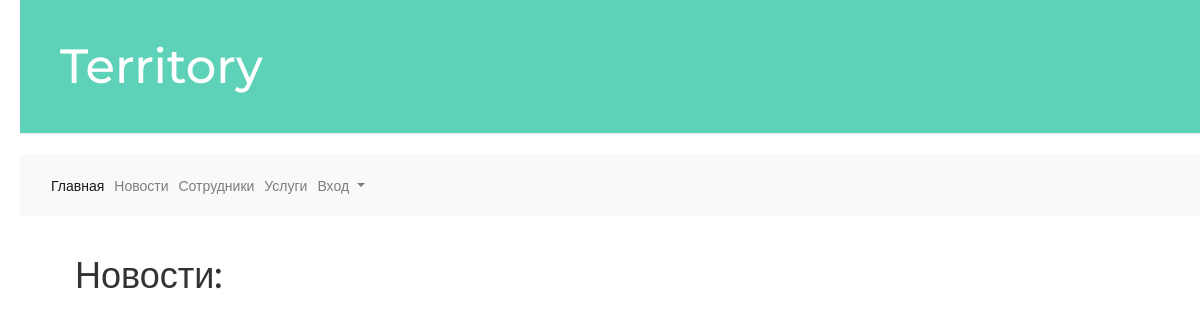
The page /blog/ on the database as committed earlier.
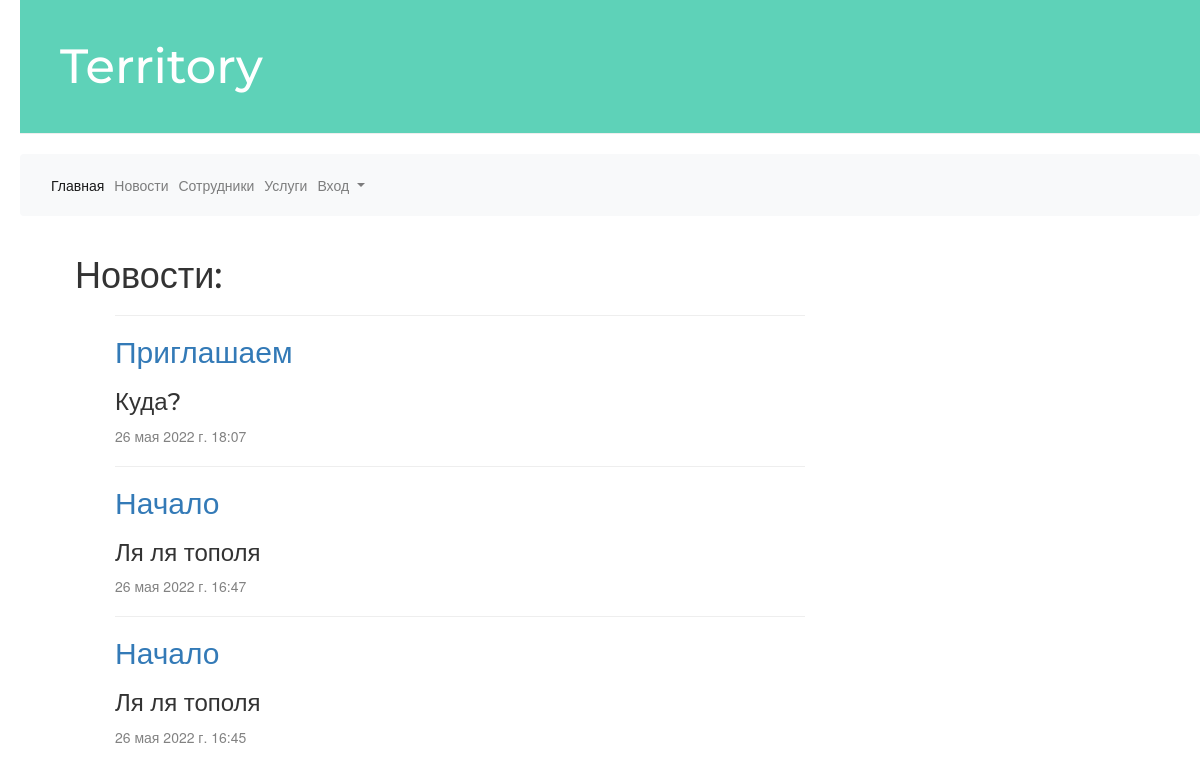
The same page on the database as committed later.
### blog/models.py (models this page shows, shortened)
class Post(models.Model):
    author = models.ForeignKey(settings.AUTH_USER_MODEL, on_delete=models.CASCADE)
    title = models.CharField(max_length=200)
    text = models.TextField()
    created_date = models.DateTimeField(default=timezone.now)
    published_date = models.DateTimeField(blank=True, null=True)

### blog/views.py (the view)
# urls.py: path('', views.post_list, name='post_list'),
def post_list(request):
    posts = Post.objects.filter(published_date__lte=timezone.now()).order_by('-published_date')
    return render(request, 'blog/post_list.html', {'posts': posts})

### territory/templates/blog/post_list.html (shortened to what this page needs)
<!DOCTYPE html>
{% extends 'base.html'%}
{% block content %}
    <h1>Новости:
    </h1>
    {% for post in posts %}
        <ul>
            <hr class="hr-line">
                <h2><a href="{% url 'post_detail' pk=post.pk %}">{{ post.title }}</a></h2>
                <h3>{{ post.text }}</h3>
                <div class="date">
                    {{ post.published_date }}
                </div>
        </ul>
    {% endfor %}
{% endblock %}

### territory/templates/base.html (shortened to what this page needs)
<!doctype html>
{% load static %}
<html lang="ru">
  <head>
    <link rel="stylesheet" href="https://cdn.jsdelivr.net/npm/bootstrap@4.3.1/dist/css/bootstrap.min.css">
        <link rel="stylesheet" href="//maxcdn.bootstrapcdn.com/bootstrap/3.2.0/css/bootstrap.min.css">
        <link rel="stylesheet" href="//maxcdn.bootstrapcdn.com/bootstrap/3.2.0/css/bootstrap-theme.min.css">
        <link rel="stylesheet" href="{% static 'css/blog.css' %}">
  </head>
  <body>
    <div class="page-header">
        <h1><a href="/">Territory</a></h1>
    </div>
    {% include 'navbar.html' %}
    <div class="content container">
        <div class="row">
            <div class="col-md-8">
            {% block content %}
            {% endblock %}
            </div>
        </div>
    </div>
  </body>
</html>

### territory/templates/navbar.html (shortened to what this page needs)
<nav class="navbar navbar-expand-sm navbar-light bg-light">
  <div class="collapse navbar-collapse" id="navbarSupportedContent">
    <ul class="navbar-nav mr-auto">
      <li class="nav-item active">
        <a class="nav-link" href="{% url 'home' %}">Главная <span class="sr-only">(current)</span></a>
      </li>
      <li class="nav-item">
        <a class="nav-link" href="{% url 'post_list' %}">Новости</a>
      </li>
        <li class="nav-item">
        <a class="nav-link" href="{% url 'employee_list' %}">Сотрудники</a>
      </li>
        <li class="nav-item">
            <a class="nav-link" href="{% url 'service_list' %}">Услуги</a>
        </li>
      <li class="nav-item dropdown">
        <a class="nav-link dropdown-toggle" href="#" id="navbarDropdown" role="button" data-toggle="dropdown" aria-haspopup="true" aria-expanded="false">
            {% if user.is_authenticated %}
              {{ user.username }}
            {% else %}
              Вход
            {% endif %}
        </a>
      </li>
    </ul>
  </div>
</nav>

### blog/static/css/blog.css (style rules this page uses)
h1 a { color: #1F7B67; font-family: 'Montserrat', sans-serif; }
body { padding-left: 20px; }
.page-header { background-color: #5ED2B8; margin-top: 0; padding: 20px 20px 20px 40px; }
.page-header h1, .page-header h1 a, .page-header h1 a:visited, .page-header h1 a:active { color: #ffffff; font-size: 36pt; text-decoration: none; }
.content { margin-left: 40px; }
h1, h2, h3, h4 { font-family: 'Montserrat', sans-serif; }
.date { color: #828282; }

Rows that differ between the two databases and show on the page:
added Post: title "Приглашаем", text "Куда?", published_date "26 мая 2022 г. 18:07"
added Post: title "Начало", text "Ля ля тополя", published_date "26 мая 2022 г. 16:47"
added Post: title "Начало", text "Ля ля тополя", published_date "26 мая 2022 г. 16:45"
